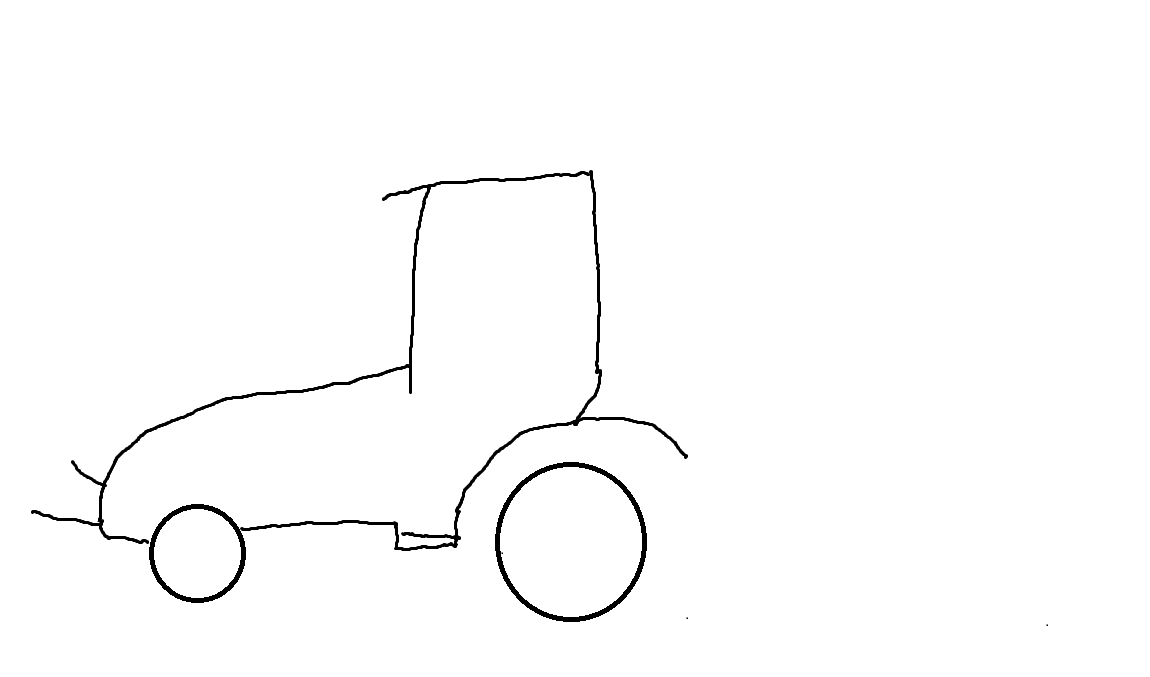
#> input picture code/img_gen_lib/images/chrisi/original/test4.png, 1150 x 677 px, found by its file name
$ python drawingSoftware.py
#> lines starting #> are read from the running program, lines starting #| are printed output that depends on the picture; after the words box and inside, x2 and y2 are one past the last pixel; in counts of white or black regions, pixels touching at a corner belong together
import numpy as np
import tqdm
import cv2

def LoadAndResize( imgName ):
#> called with imgName = './images/chrisi/original/test4.png'
    org = cv2.imread( imgName, cv2.IMREAD_GRAYSCALE )
#> org is the input picture: shape (677, 1150); min 0, max 255, mean 251.8
    org = cv2.resize( org, ( 768, 512 ) )
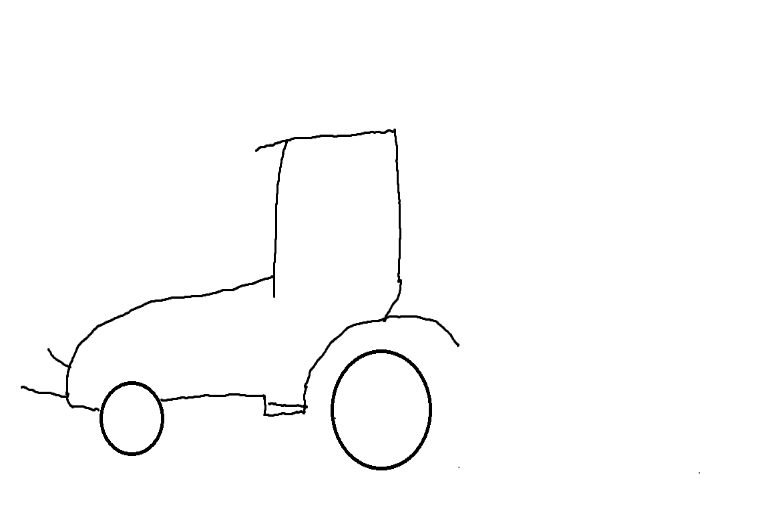
#> org: shape (512, 768); min 0, max 255, mean 251.8
    org = np.array( org ).reshape( 512, 768, 1 )
    return org

def detectLines( image : np.ndarray ) -> np.ndarray:
    return cv2.Canny( image, 10, 80 )

def difference( orgImg, genImg ) -> np.ndarray:
    diff = np.where( ( genImg <= 220 ) & ( orgImg >= 220 ), 255, 0 )
    return diff

def Recursiv( contours, currentCont ):
    if len( contours ) == 0:
        return { "dist": 0, "idx": [] }

    minReturn = np.inf
    min_contours = []
    min_cont = []

    for cont in contours:
        _contours = contours.copy()
        _contours.remove( cont )
        dist = np.sum( ( currentCont[ "endPoint"] - cont[ "startPoint" ] ) ** 2 ) ** 0.5

        if dist < minReturn:

            minReturn = dist
            min_contours = _contours
            min_cont = cont

    ret = Recursiv( min_contours, min_cont )
    indexes = [ min_cont[ "contourIdx" ] ]
    indexes += ret[ "idx" ]

    return { "dist": minReturn, "idx": indexes }

def Draw( lines, contours, penSize = 3 ):
    p2 = [ 0, 0 ]
    contourPoints = []

    output_lines = []

    for i in range( len( contours ) ):
        area = cv2.contourArea( contours[ i ] )
        startPoint = contours[ i ][ 0, 0, : ]
        endPoint = contours[ i ][ -1, 0, : ]
        contourPoints.append( { "contourIdx": i, "startPoint": startPoint, "endPoint": endPoint } )

    if len( contourPoints ) == 0:
        return lines, [], output_lines

    ret = Recursiv( contourPoints, { "idx": -1, "startPoint": np.array( [ 0, 0 ] ), "endPoint": np.array( [ 0, 0 ] ) } )

    for i in tqdm.tqdm( ret[ "idx" ] ):
        #Contour drawing
        for l in range( 1, contours[ i ].shape[ 0 ], 1 ):
            p1 = [ int( contours[ i ][ l - 1, 0, 0 ] ), int( contours[ i ][ l - 1, 0, 1 ] ) ]
            p2 = [ int( contours[ i ][ l, 0, 0 ] ), int( contours[ i ][ l, 0, 1 ] ) ]

            lines = cv2.line( lines, p1, p2, ( 0, 0, 0 ), penSize )

            output_lines.append( { "p1": p1, "p2": p2 } )

    return lines, len( ret[ "idx" ] ), output_lines


def GetPointsFromImage( orgImgName = "./images/chrisi/original/test4.png", genImgName = "./images/chrisi/merged/overloaded.png", penSize = 2 ):
    '''
    Parameters
    '''
    #Plan the path

    lines_to_draw = []

    org = LoadAndResize( orgImgName )
    gen = LoadAndResize( genImgName )
#> call 2 of LoadAndResize, with imgName = './images/chrisi/merged/overloaded.png'
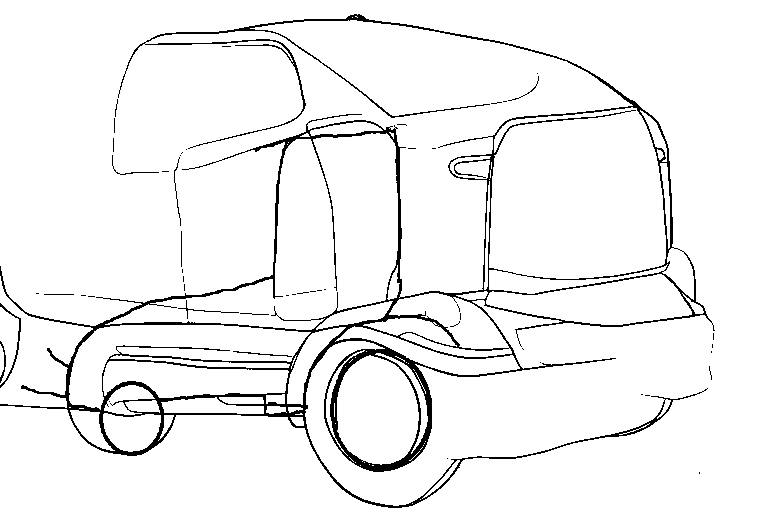
#> input picture code/img_gen_lib/images/chrisi/merged/overloaded.png, 768 x 512 px, found by its file name
#> in LoadAndResize (call 2), `org = cv2.imread( imgName, cv2.IMREAD_GRAYSCALE )`: org: shape (512, 768); 94.8% white; black in thin lines or dots, all inside (x1, y1, x2, y2) = (0, 14, 715, 508)

    gesContours = []
    prevNumber = 0
    prevNumberCounter = 0
    while True:
        diff = difference( org, gen )

        lines = diff
        lines = np.array( lines ).astype( np.uint8 )
        cont,_ = cv2.findContours( lines, cv2.RETR_TREE, cv2.CHAIN_APPROX_NONE )
        for i in range( len( cont ) ):
            gesContours.append( cont[ i ] )

        lines = org

        lines = np.reshape( lines, ( 512, 768, 1 ) )
        lines = np.concatenate( [ lines, lines, lines ], axis = -1 )

        lines, c, output_lines = Draw( lines, cont, penSize = penSize )

        lines_to_draw = lines_to_draw + output_lines

        if c == prevNumber:
            prevNumberCounter += 1
        else:
            prevNumber = c

        if c == 0:
            break

        if prevNumberCounter > 5:
            break

        org = lines
        org = np.mean( org, axis = -1, keepdims = True )
#> this loop made 9 passes
#> (cont, c, prevNumber) on passes 2 to 3: (30 contours, all with area under 20, 30, 30), (29 contours, all with area under 20, 29, 29)
#> (c, prevNumber) on pass 1: (176, 176)
#> pass 1, in difference, `diff = np.where( ( genImg <= 220 ) & ( orgImg >= 220 ), 255, 0 )`:
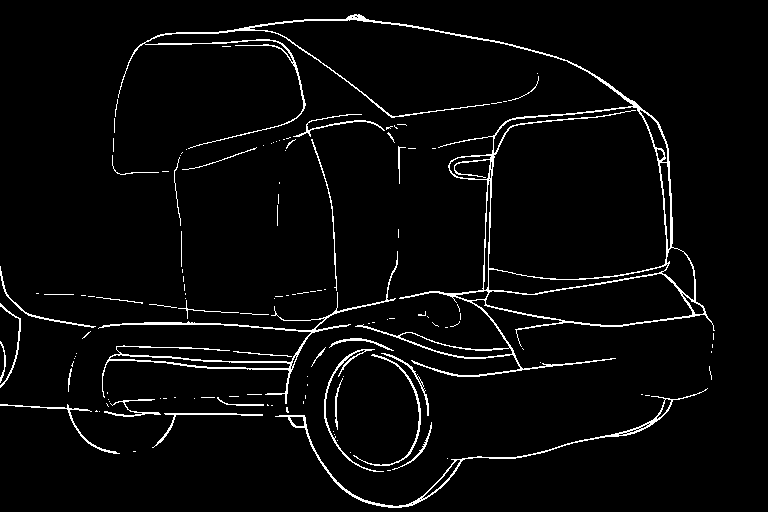
#> diff: shape (512, 768, 1) int64; 3.7% white in thin lines or dots, all inside (x1, y1, x2, y2) = (0, 14, 715, 508)
#> pass 1, in GetPointsFromImage, `lines, c, output_lines = Draw( lines, cont, penSize = penSize )`:
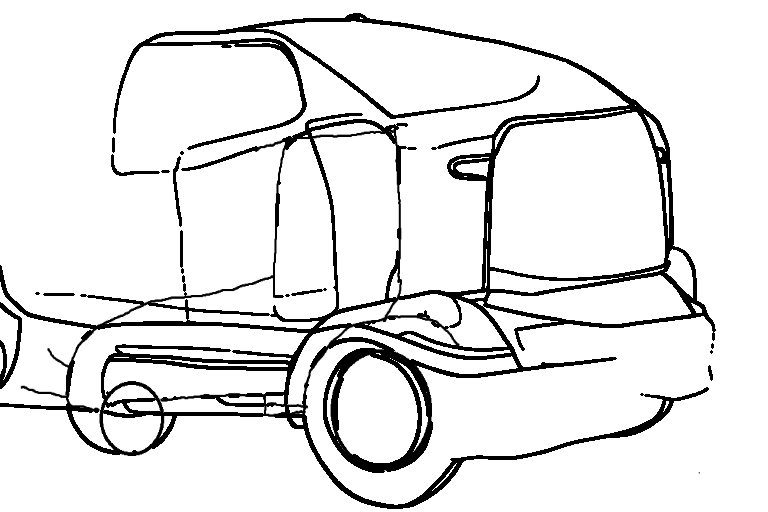
#> lines: shape (512, 768, 3); min 0, max 255, mean 229.9
#> after the loop, gesContours = 409 contours, 373 with area under 20; largest, box (x1, y1, x2, y2) and area: (118, 14, 715, 377) 42718, (488, 106, 667, 280) 26860, (485, 273, 693, 326) 6534, (98, 251, 398, 404) 1864, (488, 264, 668, 295) 1806; prevNumberCounter = 6

    return lines_to_draw

if __name__ == "__main__":
    lines = GetPointsFromImage()
#> lines = 16105 items
